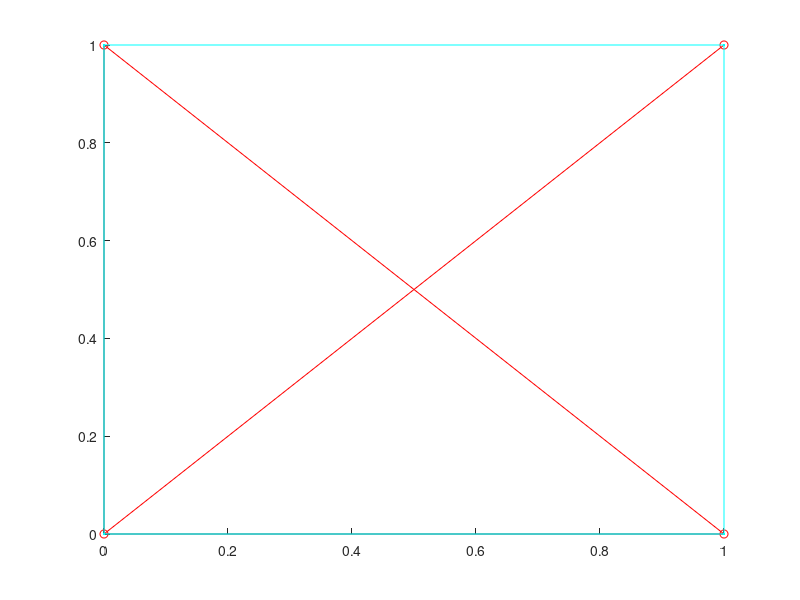

The MATLAB source for this figure:
% Code for a 2D tensegrity Structure
% Inputs: initial positions, initial lengths, external forces, which nodes
% are fixed in which directions
% Outputs: final positions
% Version 0.1 by Caleb Swain on 2023/11/13

close all % close all open plots
clear % clears the workspace

% create a vector of positions
x1 = [0; 0]; % x and y position of node 1
x2 = [1; 1]; % x and y position of node 2
x3 = [1; 0]; % x and y position of node 3
x4 = [0; 1]; % x and y position of node 4

p = [x1, x2, x3, x4]; % position vector with columns as nodes, row 1: x, row 2: y

rod1 = [x1, x2];
rod2 = [x3, x4];

cable1 = [x1, x3];
cable2 = [x2, x3];
cable3 = [x2, x4];
cable4 = [x1, x4];

hold on
plot(rod1(1,:), rod1(2,:), "o-r")
plot(rod2(1,:), rod2(2,:), "o-r")
plot(cable1(1,:), cable1(2,:), ".-c")
plot(cable2(1,:), cable2(2,:), ".-c")
plot(cable3(1,:), cable3(2,:), ".-c")
plot(cable4(1,:), cable4(2,:), ".-c")
hold off

pause(5)

Lr1 = sqrt((rod1(1,2)-rod1(1,1))^2+(rod1(2,2)-rod1(2,1))^2); % length of rod 1
Lr2 = sqrt((rod2(1,2)-rod2(1,1))^2+(rod2(2,2)-rod2(2,1))^2); % length of rod 2

Lc1 = sqrt((cable1(1,2)-cable1(1,1))^2+(cable1(2,2)-cable1(2,1))^2); % length of cable 1
Lc2 = sqrt((cable2(1,2)-cable2(1,1))^2+(cable2(2,2)-cable2(2,1))^2); % length of cable 2
Lc3 = sqrt((cable3(1,2)-cable3(1,1))^2+(cable3(2,2)-cable3(2,1))^2); % length of cable 3
Lc4 = sqrt((cable4(1,2)-cable4(1,1))^2+(cable4(2,2)-cable4(2,1))^2); % length of cable 4

% pick up here
% R =  % rigidity matrix
error = 1; tol = 0.001;
while error > tol
    % calculate the rigidity matrix
    error = error/10; % temp way to guarantee error gets smaller than tol.
end
